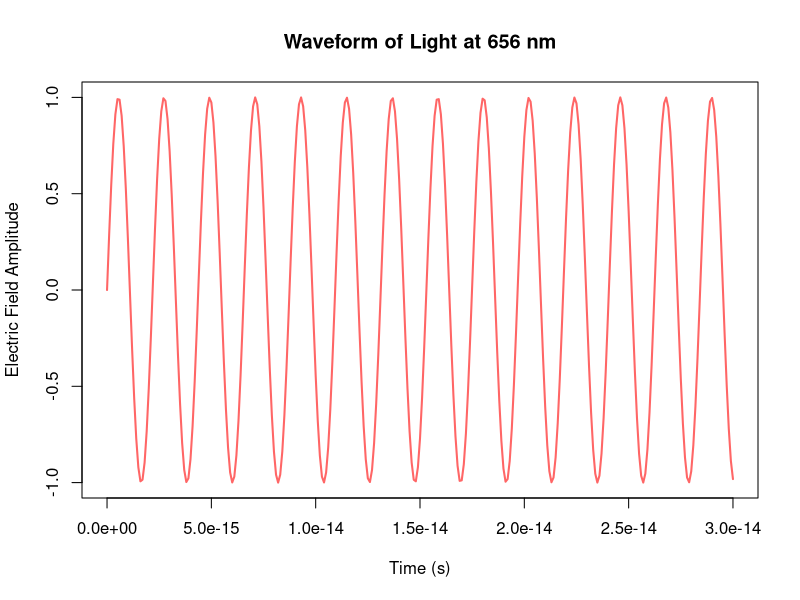
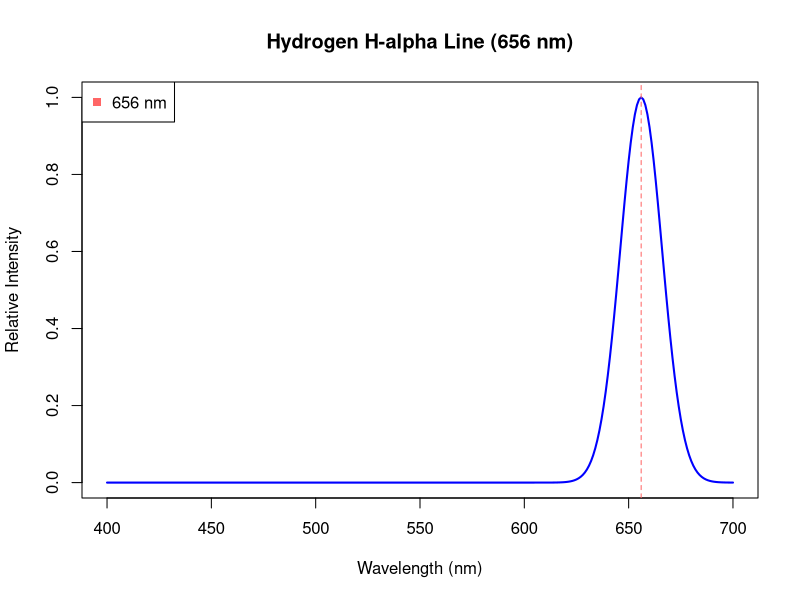

Source code (R) for these figures, in order:
wavelength_nm <- 656 # Wavelength in nanometers
wavelength_m <- wavelength_nm * 1e-9 # Convert to meters
frequency <- 3e8 / wavelength_m # Frequency (speed of light / wavelength)
time <- seq(0, 3e-14, by = 1e-16) # Time range in seconds
electric_field <- sin(2 * pi * frequency * time)
plot(time, electric_field, type = "l", col = "#FF6666", lwd = 2,
     main = "Waveform of Light at 656 nm",
     xlab = "Time (s)", ylab = "Electric Field Amplitude")


wavelength <- seq(400, 700, by = 1)
intensity <- exp(-((wavelength - 656)^2) / (2 * 10^2)) 
plot(wavelength, intensity, type = "l", col = "blue", lwd = 2,
     main = "Hydrogen H-alpha Line (656 nm)",
     xlab = "Wavelength (nm)", ylab = "Relative Intensity")
abline(v = 656, col = "#FF6666", lty = 2)
legend("topleft", legend = "656 nm", col = "#FF6666", pch = 15)
